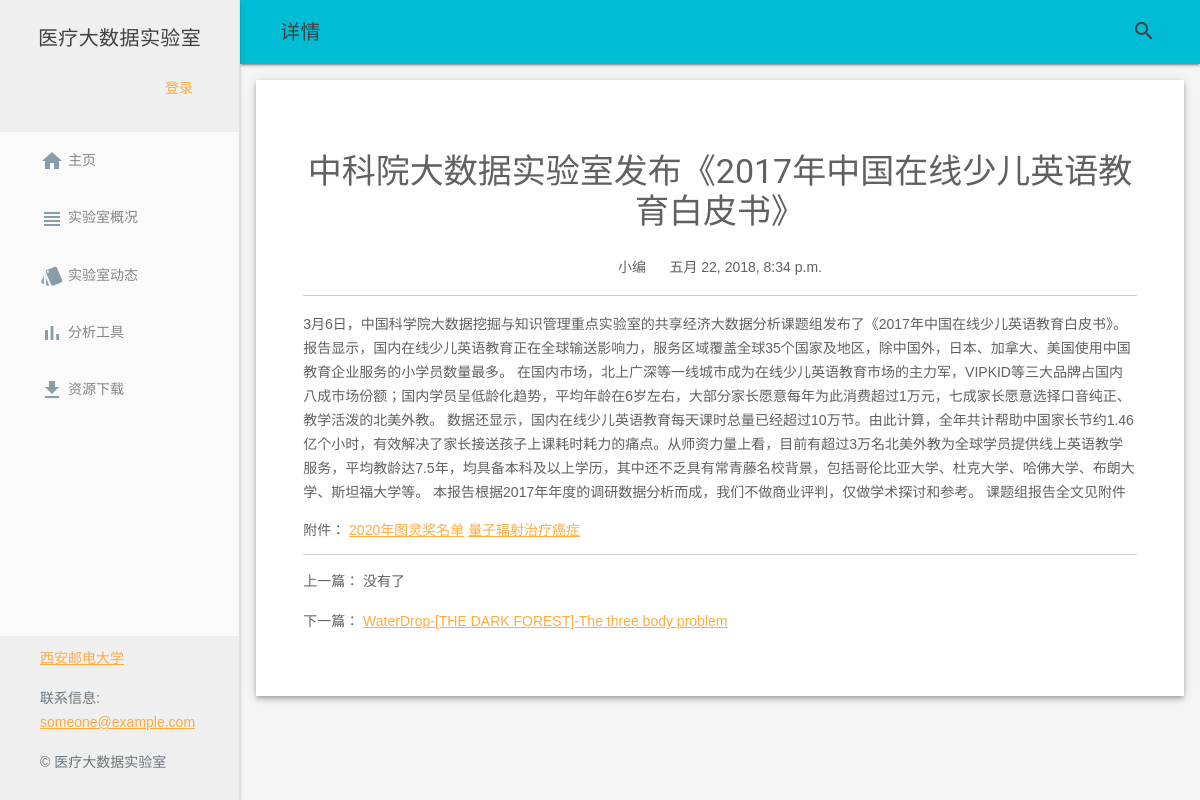
Screenshot of /information/1/ with the database file from the repository.
### site_text/models.py (models this page shows, shortened)
class Text(models.Model):
    title = models.CharField(max_length = 100)
    author = models.ForeignKey(User,on_delete = models.DO_NOTHING)
    text_type = models.ForeignKey(Type,null = True, on_delete = models.DO_NOTHING)
    content = RichTextUploadingField()
    file = models.ManyToManyField(Download_file,blank = True)
    created_time = models.DateTimeField(auto_now_add = True)
    last_updated = models.DateTimeField(auto_now = True)
    invisible = models.BooleanField(default = False)

### download/models.py (models this page shows, shortened)
class Download_file(models.Model):
    file_name = models.CharField(max_length = 100)
    file = models.FileField(upload_to = 'files/%Y/%m/%d/',null = True,blank = True)
    upload_date = models.DateTimeField(auto_now_add = True)
    download_permission = models.ManyToManyField(Group)
    descript = models.TextField(null = True,blank = True)
    invisible = models.BooleanField(default = False)

### site_text/views.py (the view)
# urls.py: path('<int:text_pk>/',views.text_detail,name = 'text_detail')
def text_detail(request,text_pk):
    context = {}
    text = get_object_or_404(models.Text,pk = text_pk)
    context['pervious_text'] = models.Text.objects.filter(created_time__lt = text.created_time,invisible = False).last()
    context['next_text'] = models.Text.objects.filter(created_time__gt = text.created_time,invisible = False).first()
    context ['text'] = text
    return render(request,'article.html',context)

### site_text/templates/article.html (shortened to what this page needs)
{% extends 'base.html' %}
{% load staticfiles %}
{% block navtitle %}
    详情
{% endblock %}
{% block content %}
  <div class="mdl-grid">
    <div class="mdl-color--white mdl-shadow--4dp content mdl-color-text--grey-700 mdl-cell mdl-cell--12-col" style="padding: 5%;">
      <h3 style="text-align: center;">{{text.title}}</h3>
      <P style = 'text-align: center'>{{ text.author }}&nbsp;&nbsp;&nbsp;&nbsp;&nbsp;&nbsp;{{ text.created_time }}</P>
      <hr>
      <p style="text-indent: 22pt;">{{text.content|safe}}</p>
      {% if text.file.all  %}
        附件：
        {% for file in text.file.all %}
            <a name="download" class="link-style" href="javascript:" onClick="fdownload({{file.pk}})">{{ file.file_name }}</a>
        {%endfor%}
      {% endif %}
      <hr>
      <div>
          <p>上一篇：
              {% if next_text %}
                  <a href="{% url 'text_detail' next_text.pk %}">{{next_text.title}}</a>
              {% else %}
                  没有了
              {% endif %}
          </p>
          <p>下一篇：
              {% if pervious_text %}
                  <a href="{% url 'text_detail' pervious_text.pk %}">{{pervious_text.title}}</a>
              {% else %}
                  没有了
              {% endif %}
          </p>
      </div>
    </div>
  </div>
{% endblock %}

### static/css/styles.css (style rules this page uses)
body { min-height:100%; background-color: #f5f5f5 !important; }

### rows the page displays
Text: title "中科院大数据实验室发布《2017年中国在线少儿英语教育白皮书》", author "小编", created_time "五月 22, 2018, 8:34 p.m.", content "3月6日，中国科学院大数据挖掘与知识管理重点实验室的共享经济大数据分析课题组发布了《2017年中国在线少儿英语教育白皮书》。报告显示，国内在线少儿英语教育正在全球输送影响力，服务区域覆盖全球35个国家及地区，除中国外，日本、加拿大、美国使用中国教育企业服务的小学员数量最多。 在国内市场，北上广深等一线城市成为在线少儿英语教育市场的主力军，VIPKID等三大品牌占国内八成市场份额；国内学员呈低龄化趋势，平均年龄在6岁左右，大部分家长愿意每年为此消费超过1万元，七成家长愿意选择口音纯正、教学活泼的北美外教。 数据还显示，国内在线少儿英语教育每天课时总量已经超过10万节。由此计算，全年共计帮助中国家长节约1.46亿个小时，有效解决了家长接送孩子上课耗时耗力的痛点。从师资力量上看，目前有超过3万名北美外教为全球学员提供线上英语教学服务，平均教龄达7.5年，均具备本科及以上学历，其中还不乏具有常青藤名校背景，包括哥伦比亚大学、杜克大学、哈佛大学、布朗大学、斯坦福大学等。 本报告根据2017年年度的调研数据分析而成，我们不做商业评判，仅做学术探讨和参考。 课题组报告全文见附件"
Download_file: file_name "2020年图灵奖名单"
Download_file: file_name "量子辐射治疗癌症"
Text: title "WaterDrop-[THE DARK FOREST]-The three body problem"
